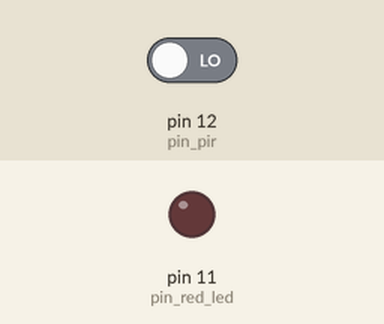
Bench run of a sketch on a simulated Arduino Uno, built with avr-gcc and run on an emulated ATmega328P. Shown: output pins drawn as LEDs (lit = HIGH). The test bench sets the inputs (shaded band); at power-on: pin 12 (pin_pir) LOW.

Above: at 1.2 s.
1.3 s: pin 12 (pin_pir) driven HIGH
At 2.5 s:
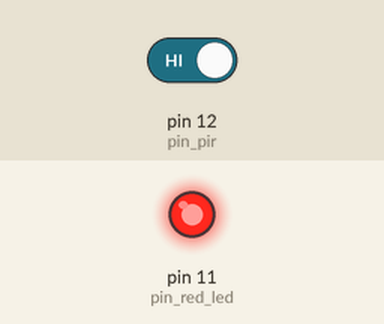
2.8 s: pin 12 (pin_pir) driven LOW
At 3.7 s:
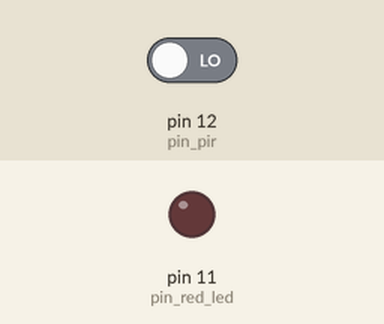
Timing chart, 0 to 5.8 s (numbered marks = the images above; inputs shaded):
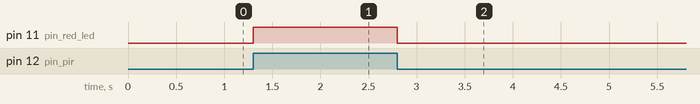

The sketch:

unit-019-detect-motion-with-pir-sensor.ino
```cpp
const char pin_pir     = 12; // PIR sensor
const char pin_red_led = 11; // red LED
void setup() {
  pinMode(pin_pir, INPUT);      // PIR is an input
  pinMode(pin_red_led, OUTPUT); // LED is an output
}
void loop() {
  int pir_state = digitalRead(pin_pir);  // read PIR: HIGH or LOW


  if (pir_state == HIGH) {
    // Motion detected → LED ON
    digitalWrite(pin_red_led, HIGH);
  } else {
    // No motion → LED OFF
    digitalWrite(pin_red_led, LOW);
  }
}
```

Measured:
- after the input at 1.3 s, pin 11 (pin_red_led): LOW → HIGH at once
- after the input at 2.8 s, pin 11 (pin_red_led): HIGH → LOW at once
